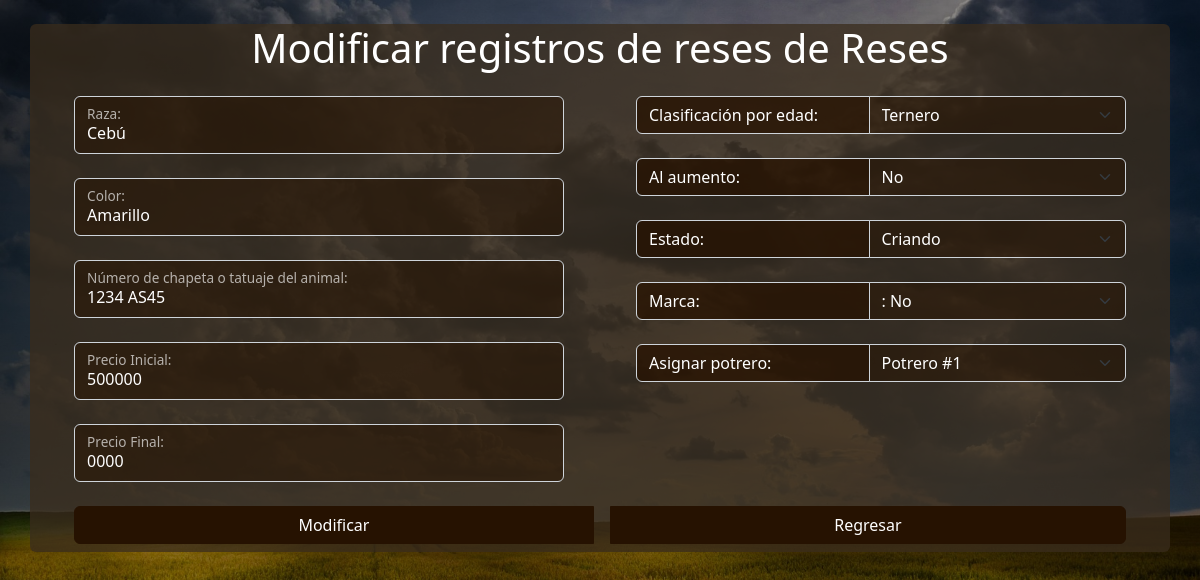
The app's page /ganado/editarGanado.php?id=49 with its own data.
### tables this page shows
CREATE TABLE `ganado` (
  `idRes` int(11) NOT NULL,
  `raza` varchar(50) NOT NULL,
  `colorRes` varchar(40) NOT NULL,
  `categoriaEdad` varchar(50) NOT NULL,
  `tipoNegocio` varchar(50) NOT NULL,
  `idSocio` int(11) NOT NULL,
  `marcaChapeta` varchar(40) NOT NULL,
  `estado` varchar(50) NOT NULL,
  `precioinicial` varchar(40) NOT NULL,
  `precioFinal` varchar(40) NOT NULL,
  `idPotrero` int(11) NOT NULL,
  `pesoInicial` varchar(40) NOT NULL,
  `pesoActual` varchar(40) NOT NULL,
  `pesoFinal` varchar(40) NOT NULL,
  `vacunaAftosa` date NOT NULL,
  `vecesAplicada` varchar(10) NOT NULL,
  `tratamiento` varchar(40) NOT NULL
);

CREATE TABLE `potrero` (
  `idPotrero` int(11) NOT NULL,
  `nombrePotrero` varchar(50) NOT NULL,
  `estadoPotrero` varchar(50) NOT NULL,
  `medida` varchar(50) NOT NULL
);

### ganado/editarGanado.php (the view, shortened to what this page needs)
<?php
    include 'conexion.php';
    $id= $_GET['id'];
    $sql="SELECT * FROM ganado INNER JOIN socios ON ganado.idSocio = socios.idSocio INNER JOIN potrero ON ganado.idPotrero = potrero.idPotrero WHERE idRes='$id'";
    $modificar= $con->query($sql);
    $dato= $modificar->fetch_array();
?>
<!DOCTYPE html>
<html>
<head>
    <link rel="stylesheet" href="../css/custom.css">
    <link href ="../libs/bootstrap-icons/bootstrap-icons.css" rel="stylesheet">
    </head>
    <br>
    <body class="text-white">
        <div class="container bg-success  bg-opacity-75 rounded">
        <h1 class="text-center text-white">Modificar registros de reses de Reses</h1>
            <form action="<?php echo $_SERVER['PHP_SELF']?>" class="p-2" method="POST">
            <div class="row">
                <div class="col">
                <div class="form-floating m-4 mt-2 ">
                    <input type="text" class="form-control bg-primary bg-opacity-50 text-white"
                    id="raza" name="raza" value="<?php echo $dato['raza'];?>" maxlength="12">
                    <label for="raza"><i class="bi bi--fill"></i> Raza:</label>
                </div>
                <div class="form-floating m-4 mt-2 ">
                    <input type="text" class="form-control bg-primary bg-opacity-50 text-white"
                    id="colorRes" name="colorRes" value="<?php echo $dato['colorRes'];?>" maxlength="12">
                    <label for="colorRes"><i class="bi bi--fill"></i> Color:</label>
                </div>
                <div class="form-floating m-4 mt-2 ">
                    <input type="text" class="form-control bg-primary bg-opacity-50 text-white"
                    id="marcaChapeta" name="marcaChapeta" value="<?php echo $dato['marcaChapeta'];?>" maxlength="8">
                    <label for="marcaChapeta"><i class="bi bi--fill"></i> Número de chapeta o tatuaje del animal: </label>
                </div>
                <div class="form-floating m-4 mt-2 ">
                    <input type="text" class="form-control bg-primary bg-opacity-50 text-white"
                    id="precioinicial" name="precioinicial" value="<?php echo $dato['precioinicial'];?>" maxlength="7">
                    <label for="precioinicial"><i class="bi bi--fill"></i> Precio Inicial:</label>
                </div>
                <div class="form-floating m-4 mt-2 ">
                    <input type="text" class="form-control bg-primary bg-opacity-50 text-white"
                    id="precioFinal" name="precioFinal" value="<?php echo $dato['precioFinal'];?>" maxlength="7">
                    <label for="precioFinal"><i class="bi bi--fill"></i> Precio Final:</label>
                </div>
                </div>
                <div class="col">
            <div class="input-group m-4 mt-2 pe-5 ">
            <label  class="form-control bg-primary bg-opacity-75 text-white"><i class="bi bi--fill"></i>Clasificación por edad:&nbsp;</label>
            <select  class="form-select bg-primary bg-opacity-50 text-white "   name="categoriaEdad" id="categoriaEdad">
                <option ><?php echo $dato['categoriaEdad'];?></option>
            </select>
            </div>
            <div class="input-group m-4 mt-2 pe-5">
            <label class="form-control bg-primary bg-opacity-75 text-white"><i class="bi bi--fill"></i>Al aumento:&nbsp;&nbsp;</label>
            <select class="form-select bg-primary bg-opacity-50 text-white" name="tipoNegocio" id="tipoNegocio">
                    <option ><?php echo $dato['tipoNegocio'];?></option>
            </select>
            </div>
            <div class="input-group m-4 mt-2 pe-5">
            <label class="form-control bg-primary bg-opacity-75 text-white"i class="bi bi--fill"></i>Estado:&nbsp;&nbsp;&nbsp;&nbsp;&nbsp;&nbsp;&nbsp;&nbsp;&nbsp;&nbsp;</label>
                <select class="form-select bg-primary bg-opacity-50 text-white" name="estadoRes" id="estadoRes">
                    <option > <?php echo $dato['estado'];?></option>
                </select>
            </div>
            <div class="input-group m-4 mt-2 pe-5">
            <label class="form-control bg-primary bg-opacity-75 text-white"i class="bi bi--fill"></i>Marca:&nbsp;&nbsp;&nbsp;&nbsp;&nbsp;&nbsp;&nbsp;&nbsp;&nbsp;&nbsp;&nbsp;</label>
             <select class="form-select bg-primary bg-opacity-50 text-white" name="marcaRes" id="marcaRes">
             <option value="<?php echo $dato['idSocio'];?> "> <?php echo  $dato['nombreSocio']." ".$dato['apellidoSocio'].": ".$dato['marca'];?></option>
                </select>
            </div>
            <div class="input-group m-4 mt-2 pe-5">
            <label class="form-control bg-primary bg-opacity-75 text-white"i class="bi bi--fill"></i>Asignar potrero:&nbsp;&nbsp;&nbsp;&nbsp;&nbsp;&nbsp;&nbsp;&nbsp;&nbsp;</label>
            <select class="form-select bg-primary bg-opacity-50 text-white" name="nombrePotrero" id="nombrePotrero">
                    <option value="<?php echo $dato['idPotrero'];?>"> <?php echo $dato['nombrePotrero'];?></option>
                </select>
            </div>
            </div>
            </div>
            <div class=" ps-4 pe-4 d-grid">
                <div class="btn-group">
                <button  name="modificar" id="modificar" class="btn btn-primary me-2" type="submit">Modificar</button>
                <a   class="btn btn-primary ms-2" type="button" href="http://localhost/prototiposmifag/ganado/tablaGanado.php">Regresar</a>
            </div>
            </div>
            </form>
        </div>
    </body>
</html>

### ganado/editarGanado.php (style rules this page uses)
body { background: linear-gradient(rgba(0, 0, 0, 0.4), rgba(0, 0, 0, 0.4)), url(../img/llanura2.jpg) ; background-size: cover; background-repeat: no-repeat; background-attachment: fixed; margin: 0; height: 100vh; }

### records on screen
ganado: raza "Cebú", colorRes "Amarillo", marcaChapeta "1234 AS45", precioinicial "500000", precioFinal "0000", categoriaEdad "Ternero", tipoNegocio "No", estadoRes "Criando", nombrePotrero "Potrero #1"
